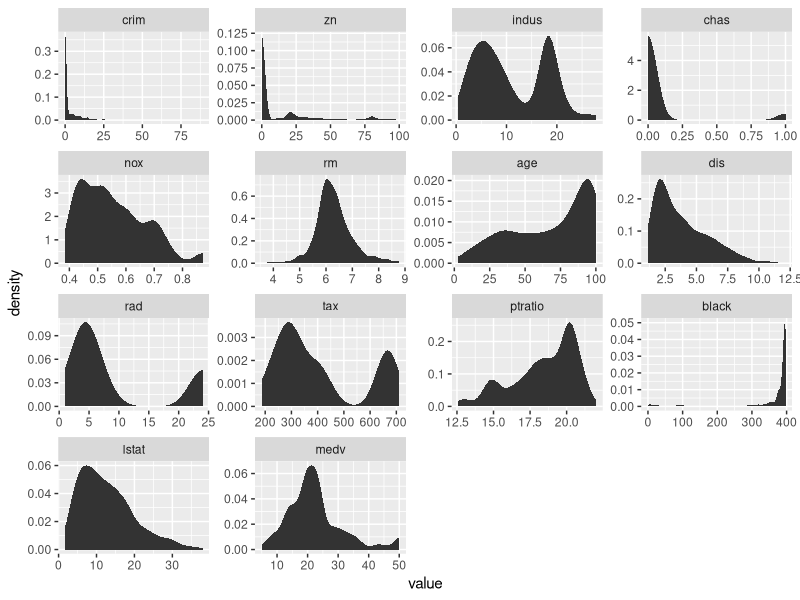
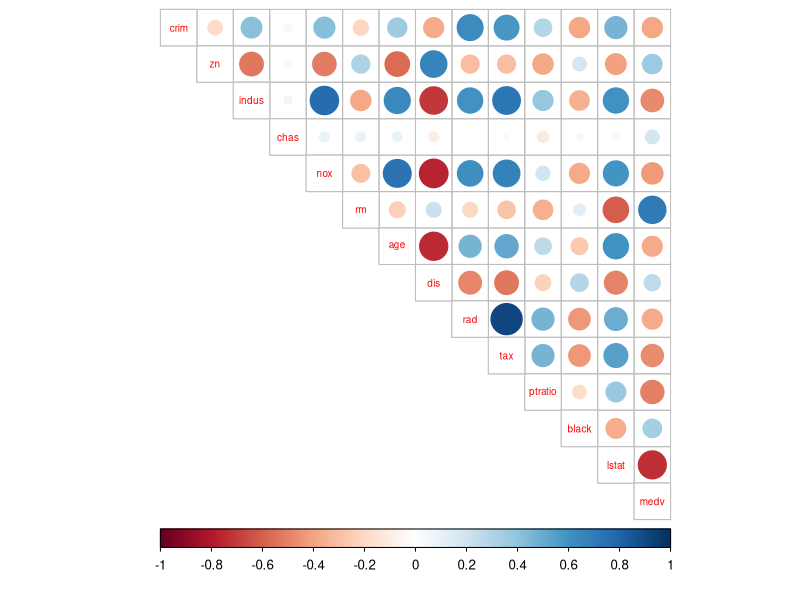
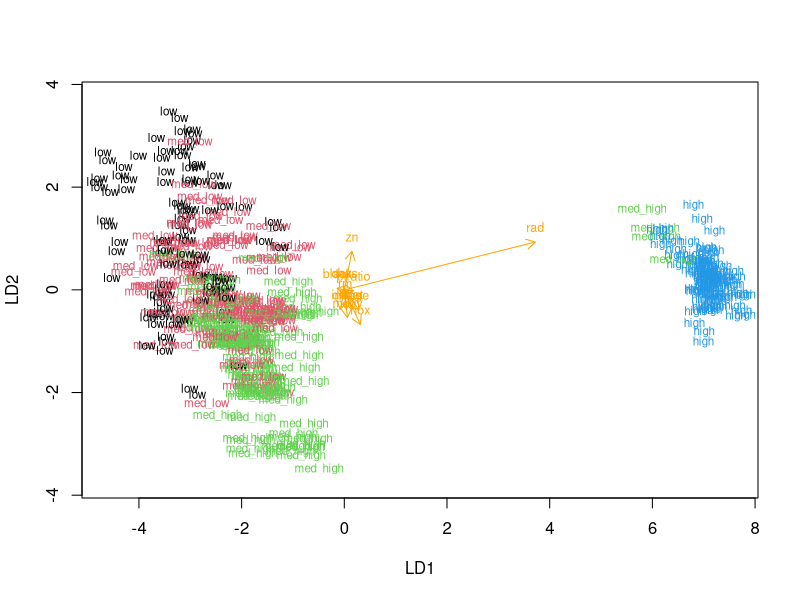

Source code (R) for these figures, in order:
## ---- chunk 1
# access a few libraries: 
library(dplyr)
library(tidyr)
library(ggplot2)
library(corrplot)
library(GGally)
library(reshape2)

# access the MASS package
library(MASS)

# load the data
data("Boston")

# explore the dataset
str(Boston)
dim(Boston)

## ---- chunk 2

summary(Boston)

# First lets make a long table from Boston data
melt.boston <- melt(Boston)

# Then plot every variable, so we'll see the distributions of variables
ggplot(data = melt.boston, aes(x = value)) + 
stat_density() + 
facet_wrap(~variable, scales = "free")

# calculate the correlation matrix and round it
cor_matrix<-cor(Boston) %>% round(digits = 2)

# visualize the correlation matrix
corrplot(cor_matrix, method="circle", type="upper", cl.pos="b", tl.pos="d", tl.cex = 0.6)


## ---- chunk 3
# center and standardize variables
boston_scaled <- scale(Boston)

# change the object to data frame
boston_scaled <- as.data.frame(boston_scaled)

# summaries of the scaled variables
summary(boston_scaled)
 
## ---- chunk 4

# create a quantile vector of crim and print it
bins <- quantile(boston_scaled$crim)

# create a categorical variable 'crime'
crime <- cut(boston_scaled$crim, breaks = bins, include.lowest = TRUE, labels = c("low", "med_low", "med_high", "high"))

# remove original crim from the dataset
boston_scaled <- dplyr::select(boston_scaled, -crim)

# add the new categorical value to scaled data
boston_scaled <- data.frame(boston_scaled, crime)

## ---- chunk 5

# number of rows in the Boston dataset 
n <- nrow(boston_scaled)

set.seed(123)

# choose randomly 80% of the rows
ind <- sample(n,  size = n * 0.8)

# create train set
train <- boston_scaled[ind,]

# create test set 
test <- boston_scaled[-ind,]


## ---- chunk 6

# linear discriminant analysis
lda.fit <- lda(crime ~ ., data = train)

# print the lda.fit object
lda.fit

# the function for lda biplot arrows
lda.arrows <- function(x, myscale = 1, arrow_heads = 0.1, color = "orange", tex = 0.75, choices = c(1,2)){
  heads <- coef(x)
  arrows(x0 = 0, y0 = 0, 
         x1 = myscale * heads[,choices[1]], 
         y1 = myscale * heads[,choices[2]], col=color, length = arrow_heads)
  text(myscale * heads[,choices], labels = row.names(heads), 
       cex = tex, col=color, pos=3)
}

# target classes as numeric
classes <- as.numeric(train$crime)

# plot the lda results
plot(lda.fit, dimen = 2, col = classes, pch = classes)
lda.arrows(lda.fit, myscale = 1)

## ---- chunk 7

# save the correct classes from test data
correct_classes <- test$crime

# remove the crime variable from test data
test <- dplyr::select(test, -crime)
